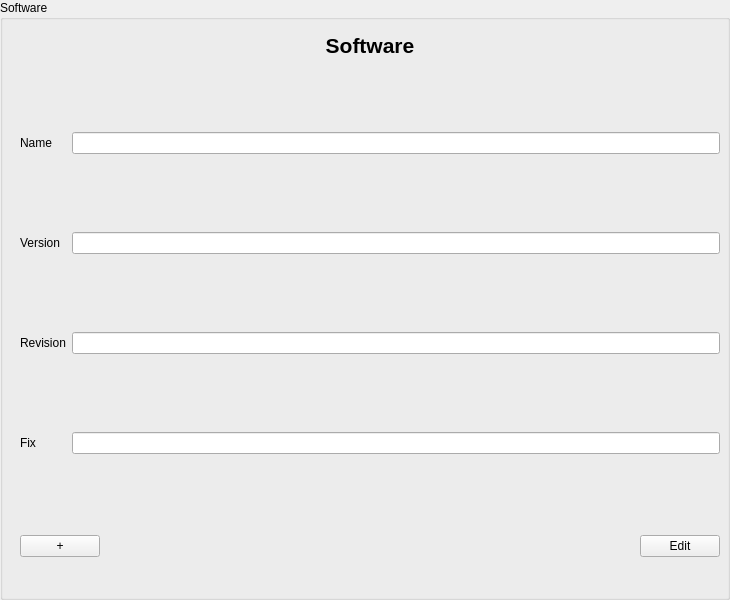
<?xml version="1.0" encoding="UTF-8"?>
<ui version="4.0">
 <class>SoftwareInputArea</class>
 <widget class="QGroupBox" name="SoftwareInputArea">
  <property name="geometry">
   <rect>
    <x>0</x>
    <y>0</y>
    <width>730</width>
    <height>600</height>
   </rect>
  </property>
  <property name="windowTitle">
   <string>Software</string>
  </property>
  <property name="accessibleName">
   <string>SoftwareInputDialog</string>
  </property>
  <property name="title">
   <string>Software</string>
  </property>
  <widget class="QWidget" name="formLayoutWidget" native="true">
   <property name="geometry">
    <rect>
     <x>10</x>
     <y>30</y>
     <width>730</width>
     <height>600</height>
    </rect>
   </property>
   <widget class="QWidget" name="verticalLayoutWidget_Header">
    <property name="geometry">
     <rect>
      <x>10</x>
      <y>0</y>
      <width>700</width>
      <height>30</height>
     </rect>
    </property>
    <layout class="QVBoxLayout" name="verticalLayout">
     <item>
      <widget class="QLabel" name="label_Header">
       <property name="font">
        <font>
         <pointsize>16</pointsize>
         <weight>75</weight>
         <bold>true</bold>
        </font>
       </property>
       <property name="text">
        <string>Software</string>
       </property>
       <property name="alignment">
        <set>Qt::AlignCenter</set>
       </property>
      </widget>
     </item>
    </layout>
   </widget>
   <widget class="QWidget" name="verticalLayoutWidget_Buttons">
    <property name="geometry">
     <rect>
      <x>10</x>
      <y>500</y>
      <width>700</width>
      <height>32</height>
     </rect>
    </property>
    <layout class="QHBoxLayout" name="horizontalLayout">
     <item>
      <widget class="QPushButton" name="pushButton_Add">
       <property name="text">
        <string>+</string>
       </property>
      </widget>
     </item>
     <item>
      <spacer name="horizontalSpacer">
       <property name="orientation">
        <enum>Qt::Horizontal</enum>
       </property>
       <property name="sizeHint" stdset="0">
        <size>
         <width>40</width>
         <height>20</height>
        </size>
       </property>
      </spacer>
     </item>
     <item>
      <widget class="QPushButton" name="pushButton_EditFinish">
       <property name="text">
        <string>Edit</string>
       </property>
      </widget>
     </item>
    </layout>
   </widget>
   <widget class="QWidget" name="gridLayoutWidget">
    <property name="geometry">
     <rect>
      <x>10</x>
      <y>30</y>
      <width>700</width>
      <height>470</height>
     </rect>
    </property>
    <layout class="QGridLayout" name="gridLayout">
     <item row="1" column="2">
      <widget class="QLineEdit" name="lineEdit_Version"/>
     </item>
     <item row="0" column="2">
      <widget class="QLineEdit" name="lineEdit_Name"/>
     </item>
     <item row="2" column="0">
      <widget class="QLabel" name="label_Revision">
       <property name="text">
        <string>Revision</string>
       </property>
       <property name="buddy">
        <cstring>lineEdit_Revision</cstring>
       </property>
      </widget>
     </item>
     <item row="1" column="0">
      <widget class="QLabel" name="label_Version">
       <property name="text">
        <string>Version</string>
       </property>
       <property name="buddy">
        <cstring>lineEdit_Version</cstring>
       </property>
      </widget>
     </item>
     <item row="2" column="2">
      <widget class="QLineEdit" name="lineEdit_Revision"/>
     </item>
     <item row="0" column="0">
      <widget class="QLabel" name="label_Name">
       <property name="text">
        <string>Name</string>
       </property>
       <property name="buddy">
        <cstring>lineEdit_Name</cstring>
       </property>
      </widget>
     </item>
     <item row="3" column="0">
      <widget class="QLabel" name="label_Fix">
       <property name="text">
        <string>Fix</string>
       </property>
       <property name="buddy">
        <cstring>lineEdit_Fix</cstring>
       </property>
      </widget>
     </item>
     <item row="3" column="2">
      <widget class="QLineEdit" name="lineEdit_Fix"/>
     </item>
    </layout>
   </widget>
  </widget>
 </widget>
 <tabstops>
  <tabstop>lineEdit_Name</tabstop>
  <tabstop>lineEdit_Version</tabstop>
  <tabstop>lineEdit_Revision</tabstop>
  <tabstop>lineEdit_Fix</tabstop>
  <tabstop>pushButton_Add</tabstop>
  <tabstop>pushButton_EditFinish</tabstop>
 </tabstops>
 <resources/>
 <connections/>
</ui>
